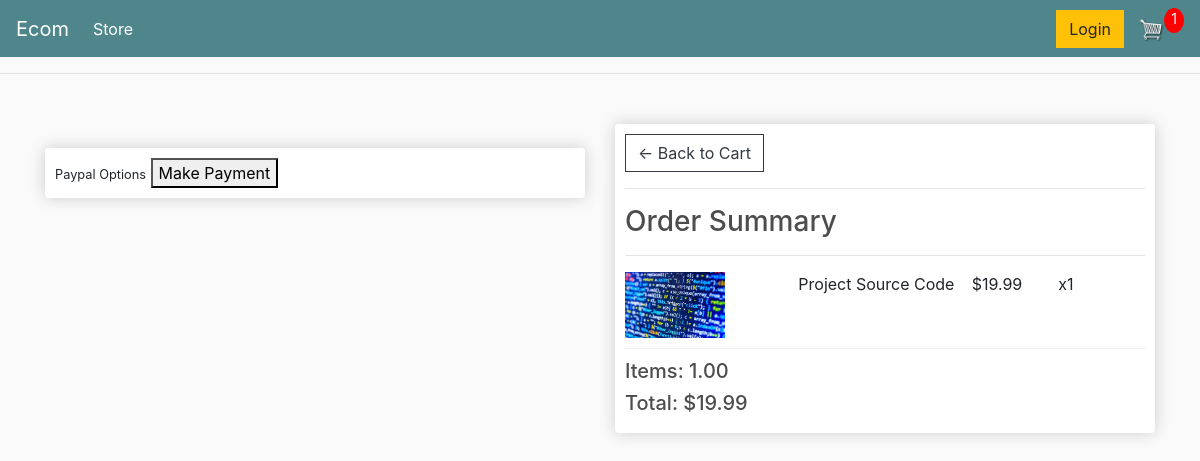
Screenshot of /checkout/ (signed in) with the database file from the repository.
### shop/models.py (models this page shows, shortened)
class OrderItem(models.Model):
    product = models.ForeignKey(Product, on_delete=models.SET_NULL, null=True, blank=True)
    order = models.ForeignKey(Order, on_delete=models.SET_NULL, null=True, blank=True)
    quantity = models.IntegerField(default=0, null=True, blank=True)
    date_added = models.DateTimeField(auto_now=True)
    @property
    def get_total(self):
        total = self.product.price * self.quantity
        return total

class Product(models.Model):
    name = models.CharField(max_length=200, null=True)
    price = models.DecimalField(max_digits=7, decimal_places=2)
    digital = models.BooleanField(default=False, null=True, blank=True)
    image = models.ImageField(null=True, blank=True, upload_to='product_pics', default='product_pics/placeholder.png')

class Order(models.Model):
    customer = models.ForeignKey(Customer, on_delete=models.SET_NULL, null=True, blank=True)
    date_ordered = models.DateTimeField(auto_now=True)
    complete = models.BooleanField(default=False, null=True, blank=False)
    transaction_id = models.CharField(max_length=100, null=True)
    @property
    def shipping(self):
        shipping = False
        orderitems = self.orderitem_set.all()
        for i in orderitems:
            if not i.product.digital:
                shipping = True
        return shipping
    @property
    def get_cart_total(self):
        orderitems = self.orderitem_set.all()
        total = sum([item.get_total for item in orderitems])
        return total
    @property
    def get_cart_items(self):
        orderitems = self.orderitem_set.all()
        total = sum([item.quantity for item in orderitems])
        return total

### shop/views.py (the view)
# urls.py: path('checkout/', views.checkout, name='checkout'),
def checkout(request):
    template = 'shop/checkout.html'
    if request.user.is_authenticated:
        customer = request.user.customer
        order, created = Order.objects.get_or_create(customer=customer, complete=False)
        items = order.orderitem_set.all()
        cartItems = order.get_cart_items
    else:
        items = []
        order = {'get_cart_total': 0, 'get_cart_items': 0, 'shipping': False}
        cartItems = order['get_cart_items']
    context = {'items': items,
               'order': order,
               'cartItems': cartItems}
    return render(request, template, context)

### shop/templates/shop/checkout.html (shortened to what this page needs)
{% extends 'shop/main.html' %}
{% load static %}
{% block content %}
     <div class="row">
		<div class="col-lg-6">
			<br>
			<div class="box-element hidden" id="payment-info">
				<small>Paypal Options</small>
				<button id="make-payment">Make Payment</button>
			</div>
		</div>
		<div class="col-lg-6">
			<div class="box-element">
				<a  class="btn btn-outline-dark" href="{% url 'shop:cart' %}">&#x2190; Back to Cart</a>
				<hr>
				<h3>Order Summary</h3>
				<hr>
				{% for item in items %}
				<div class="cart-row">
					<div style="flex:2"><img class="row-image" src="{{ item.product.image.url }}"></div>
					<div style="flex:2"><p>{{item.product.name}}</p></div>
					<div style="flex:1"><p>${{item.product.price}}</p></div>
					<div style="flex:1"><p>x{{item.quantity}}</p></div>
				</div>
				{% endfor %}
				<h5>Items:   {{ order.get_cart_items| floatformat:2 }}</h5>
				<h5>Total:   ${{ order.get_cart_total| floatformat:2 }}</h5>
			</div>
		</div>
	</div>
{% endblock content %}

### static/css/main.css (style rules this page uses)
body { background-color: hsl(0, 0%, 98%); }
h1,h2,h3,h4,h5,h6 { color:hsl(0, 0%, 30%); }
.box-element { box-shadow:hsl(0, 0%, 80%) 0 0 16px; background-color: #fff; border-radius: 4px; padding: 10px; }
.col-lg-4, .col-lg-6, .col-lg-8, .col-lg-12 { margin-top: 10px; }
.btn { border-radius: 0; }
.row-image { width: 100px; }
.cart-row { display: flex; align-items: flex-stretch; padding-bottom: 10px; margin-bottom: 10px; border-bottom: 1px solid #ececec; }

### rows the page displays
OrderItem: product.image (picture), product.name "Project Source Code", product.price "19.99", quantity "1"
Order: get_cart_items "1.00", get_cart_total "19.99"

### other values shown
{{ cartItems }} "1"
